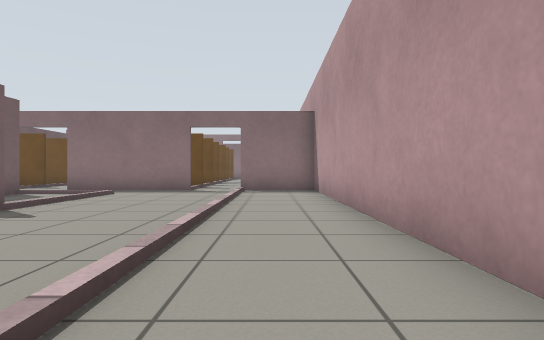
[1] (above)

24 first-person views from a walk through a Gazebo world. The camera is 0.64 m above the floor, looks level and sees 75° across. The floor is counted in squares, 1 m on a side. Each view is taken from the middle of a square. On the plan, view 1 faces up. The plan holds only what a view shows up to about 10 squares ahead; the rest is blank.

[2]
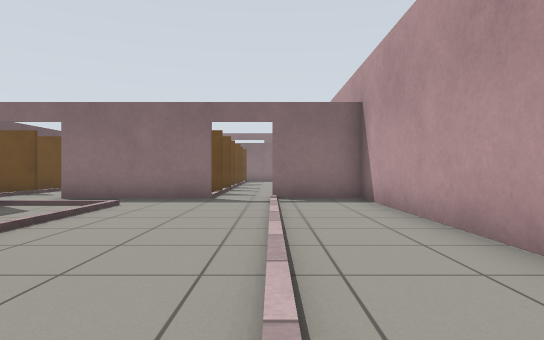

[3]
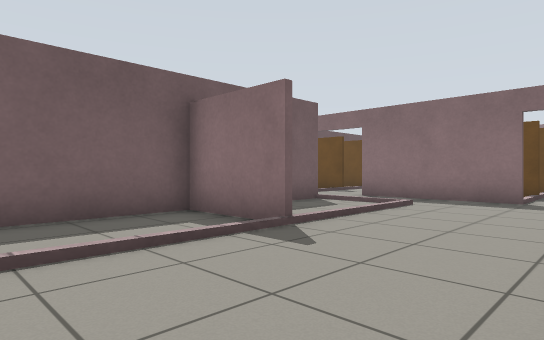

[4]
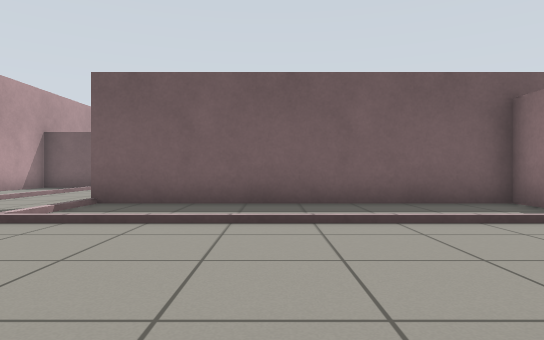

[5]
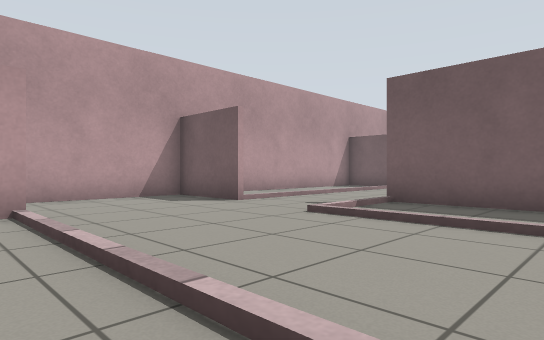

[6]
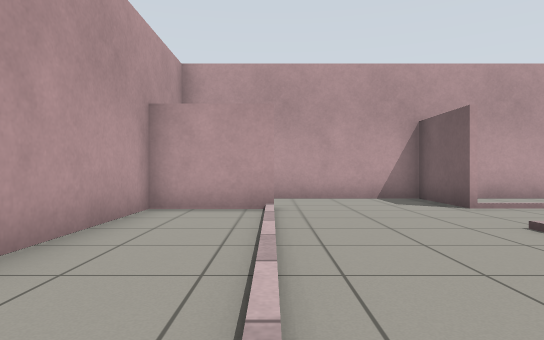

[7]
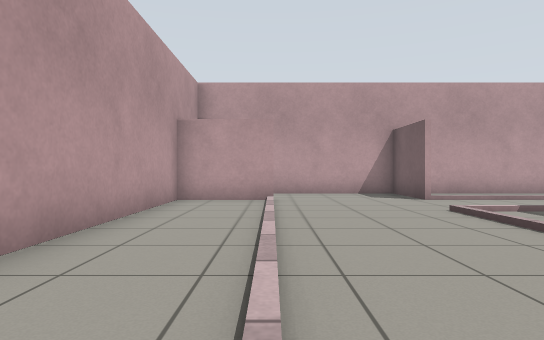

[8]
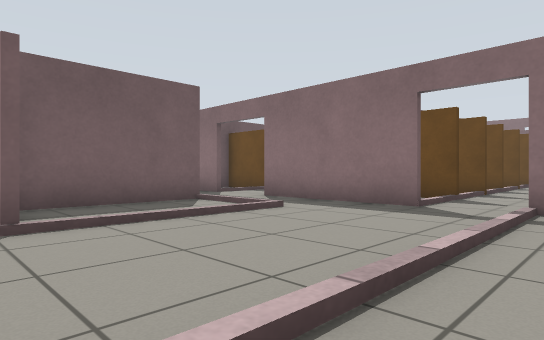

[9]
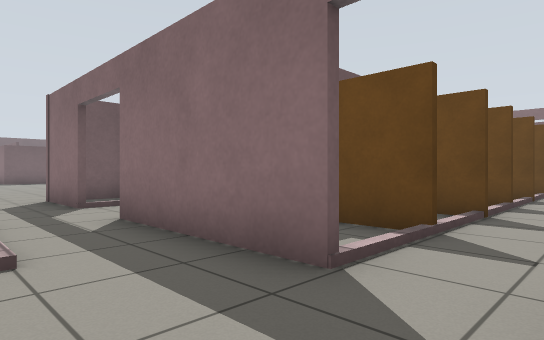

[10]
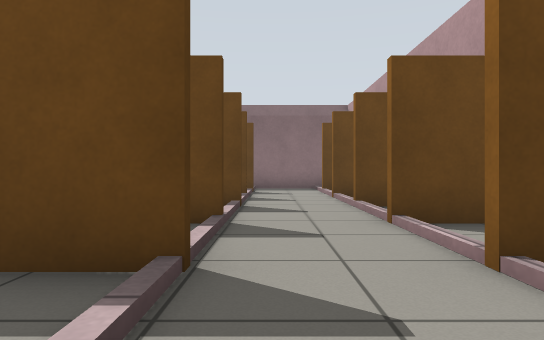

[11]
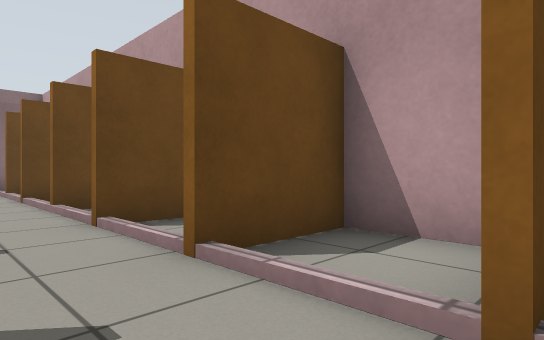

[12]
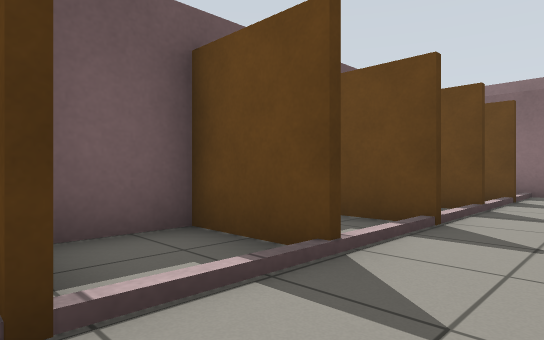

[13]
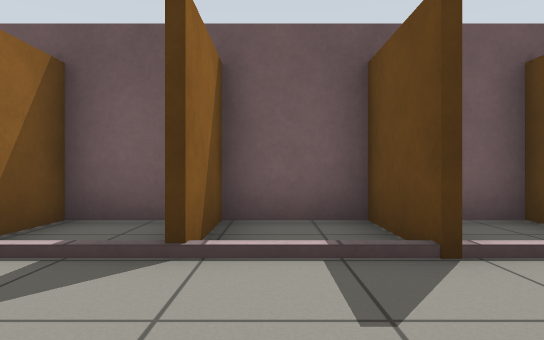

[14]
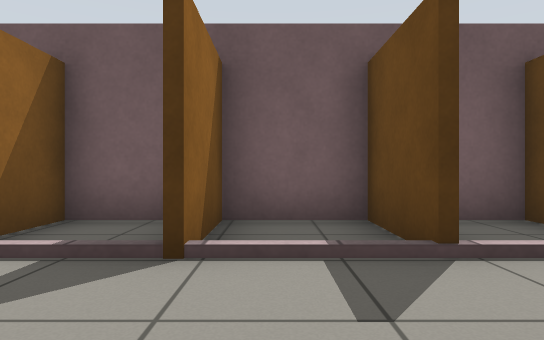

[15]
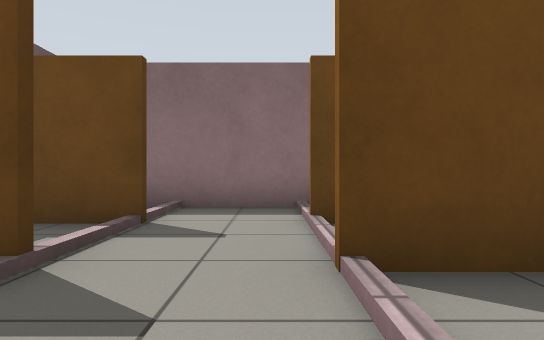

[16]
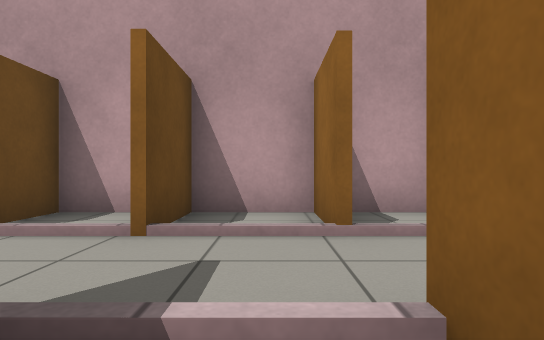

[17]
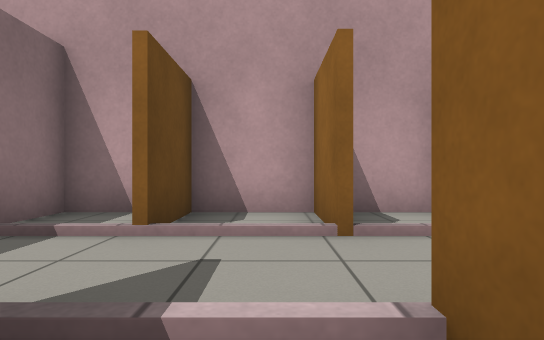

[18]
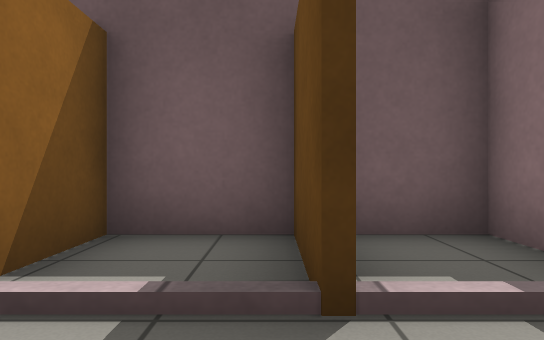

[19]
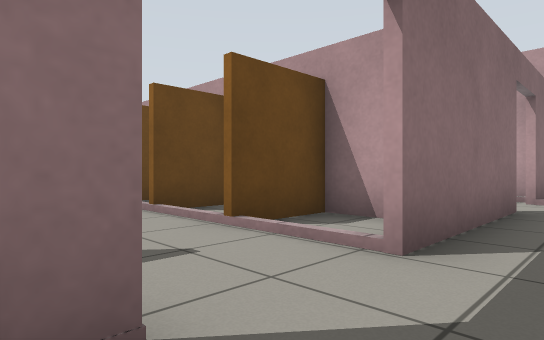

[20]
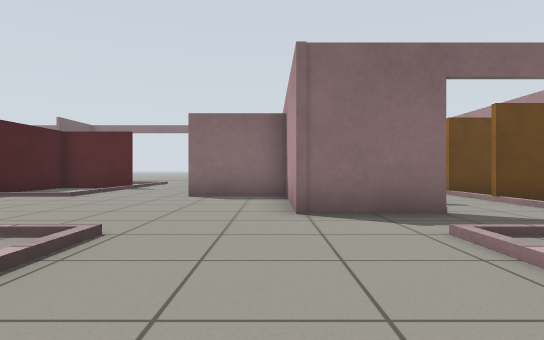

[21]
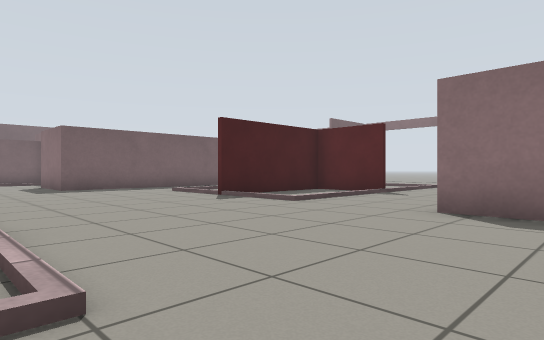

[22]
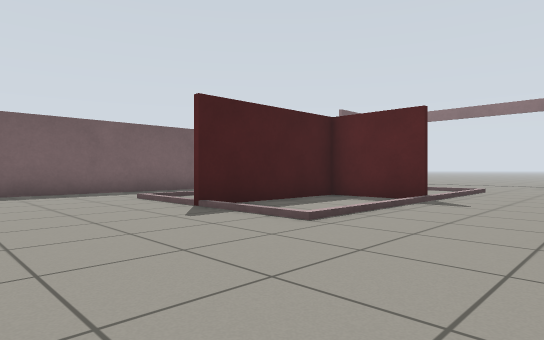

[23]
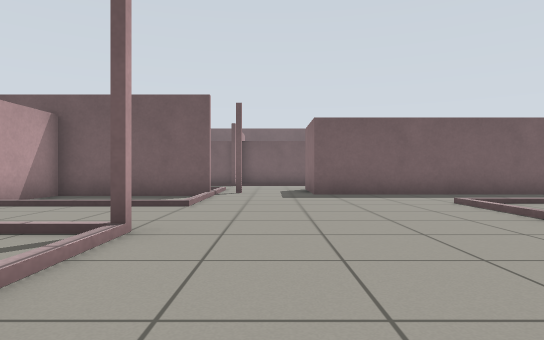

[24]
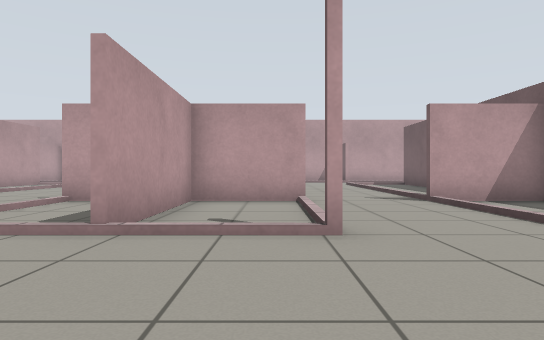

### Floor plan
Key: @ floor where view 1 was taken; # wall or solid block; . floor; / step, stairs or slope; D open door.
Columns run from 24 left of view 1 to 1 right of it. Each row starts with its distance up from view 1.
 25                    #######
 24                    #.....#
 23                    ###..##
 22         /.         #.....#
 21         /..        ###..##
 20         /..        #.....#
 19       ##/..        ###..##
 18  #    #./..        #.....#
 17  #.   #./..       ####..##
 16  #./. #./..        #.....#
 15  #./..#./..###   .####..##
 14  #...........#   ..# ....#
 13  #...........#  ..####..##
 12 ##...........#. ...#.....#
 11 .............###DD####DD##
 10 #....................../.#
  9  #....#..#.......#...../.#
  8  #.......#...... #...../.#
  7  #.......#.....  #...../.#
  6  ###...#####..   ###.../.#
  5     ...     ..   #...../.#
  4     ...     ...  #...../.#
  3     ...      ..  #...../.#
  2                  #...../.#
  1                  #...../.#
  0                  #...../@#
 -1                  #...../.#
 -2                  #...../.#
 -3                 ......./.#
 -4               ........./.#
 -5               /////#...###
 -6                  ..#....
 -7                 ###### #

Positions as (right, up) in squares from view 1, and headings:
1: (0, 0), facing up
2: (-1, 2), facing up
3: (-1, 2), facing up-left
4: (0, 1), facing left
5: (0, 1), facing down-left
6: (-1, 2), facing down
7: (-1, 4), facing down
8: (0, 5), facing up-left
9: (-1, 9), facing up-left
10: (-2, 13), facing up
11: (-2, 13), facing up-right
12: (-1, 15), facing up-left
13: (0, 18), facing left
14: (0, 20), facing left
15: (-1, 19), facing up
16: (-4, 20), facing right
17: (-4, 22), facing right
18: (-1, 23), facing left
19: (-9, 10), facing up-right
20: (-11, 6), facing up
21: (-11, 9), facing up-left
22: (-13, 11), facing up-left
23: (-14, 11), facing left
24: (-17, 13), facing down
